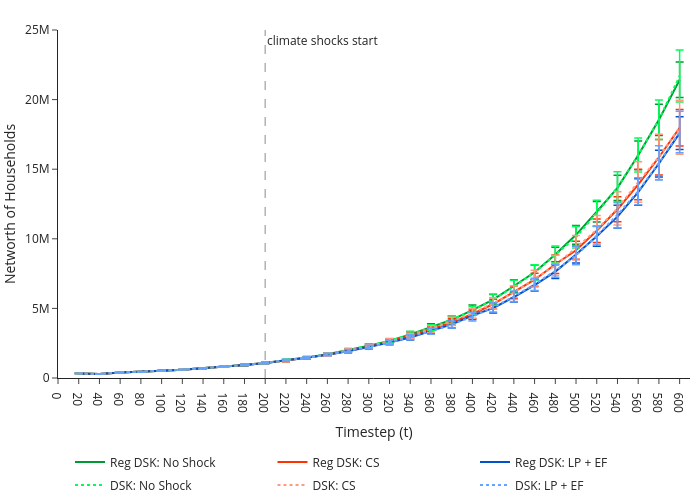

Write notebook code for a chart like this one.
### Code cell
# scenario_results["hrhs_1"]['Deficit']
SCENARIOS = {
    "Reg DSK: No Shock": {"df": scenario_results["hrhs_1"], "color": "#009933", 'dash': 'solid'},
    "Reg DSK: CS": {"df": scenario_results["hrhs_2"], "color": "#ff3300",'dash': 'solid'},
    "Reg DSK: LP + EF": {"df": scenario_results["hrhs_3"], "color": "#0052cc",'dash': 'solid'},
    "DSK: No Shock": {"df": scenario_results["dsk_sfc_1"], "color": "#00ff55", 'dash': 'dot'},
    "DSK: CS": {"df": scenario_results["dsk_sfc_2"], "color": "#ff9980", 'dash': 'dot'},
    "DSK: LP + EF": {"df": scenario_results["dsk_sfc_3"], "color": "#66a3ff", 'dash': 'dot'}
}
fig1 = build_macro_snapshot_metric_figure(
    scenarios=SCENARIOS,
    metric="NW_h",
    metric_label='Networth of Households',
    snap_ts=np.arange(0, 620, 20),
    title='Networth of Households',
    line_type='lines',
    ncol_legend=3,
    CI_type='error_bar',
    ymin=0, ymax=25000000,
    pdf_pages=PDF_PAGES,
    pdf_path=OUTPUT / "NW_h_line.pdf",
)

# fig1.write_image("../figures/verification/GDP_r_ln.pdf", width=750, height=500, scale=2)
# fig1.write_html("../figures/verification/GDP_r_ln.html", include_plotlyjs="cdn")
fig1
